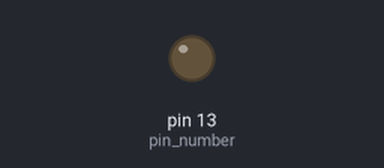
Bench run of a sketch on a simulated Arduino Uno, built with avr-gcc and run on an emulated ATmega328P. Shown: output pins drawn as LEDs (lit = HIGH).

Above: at 0.5 s.
At 15.95 s:
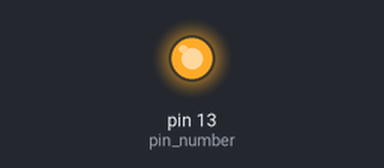
Timing chart, 0 to 16.8 s (numbered marks = the images above):
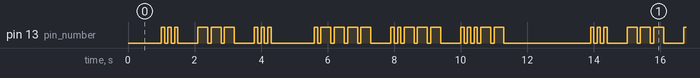

Measured:
- by itself, pin 13 (pin_number): moves between LOW and HIGH, repeating every 12.9 s
- by itself, everything shown: repeats every 12.9 s, in 48 steps

The sketch:

BareMinimum.ino
```cpp
// initialize variables
int dot = 100;
int dash = dot * 3;
int blink_space = dot;
int character_space = dot * 5;
int word_space = dot * 7;
int pin_number = 13;

// an array of letters in morse code
char* letters[] = {
  ".-", "-...", "-.-.", "-..",  // A-D
  ".", "..-.", "--.", "....",   // E-H
  "..", ".---", "-.-", ".-..",  // I-L
  "--", "-.", "---", ".--.",    // M-P
  "--.-", ".-.", "...", "-",    // Q-T
  "..-", "...-", ".--", "-..-", // U-X
  "-.--", "--.."                // Y-Z
};

// an array of numbers in morse code
char* numbers[] = {
  ".----", "..---", "...--", "....-"  // 1-4
  ".....", "-....", "--...", "---.."  // 5-8
  "----.", "-----"                    // 9-0
};

// morse dot function
void morse_dot() {
  // turn pin on
  digitalWrite(pin_number, HIGH);

  // wait for 0.05 seconds
  delay(dot);

  // turn pin off
  digitalWrite(pin_number, LOW);
}

// morse dash function
void morse_dash() {
  // turn pin on
  digitalWrite(pin_number, HIGH);

  // wait for 0.15 seconds
  delay(dash);

  // turn pin off
  digitalWrite(pin_number, LOW);
}

// function that blinks character in morse code
void blink_morse(String character) {
  // go through the character
  for (int i = 0; i < character.length(); i++) {
    // if the current element is a dot
    if (character[i] == '.') {
      morse_dot();
    }

    // if the current element is a dash
    else if (character[i] == '-') {
      morse_dash();
    }

    // pause between dots and dashes
    delay(blink_space);
  }
}

// function that converts string to morse code
void text_to_morse(String text) {
  // convert all characters in string to upper case
  text.toUpperCase();

  // go through each character in the string
  for (int i = 0; i < text.length(); i++) {
    // get the character at current index
    char character = text[i];

    // if the character is a space
    if (character == ' ') {
      // pause between words
      delay(word_space);
    }

    // if the character is not a space
    else if (character != ' ') {
      // if the character is a letter
      if (isAlpha(character)) {
        // blink the letter
        blink_morse(letters[character - 'A']);
      }

      // if the character is a number
      if (isDigit(character)) {
        // blink the number
        blink_morse(numbers[character - '1']);
      }

      // pause between characters
      delay(character_space);
    }
  }
}

void setup() {
  // put your setup code here, to run once:

  // set pin 13 as an output signal
  pinMode(13, OUTPUT);
}

void loop() {
  // put your main code here, to run repeatedly:

  // wait for 1 second at the start of program
  delay(1000);

  // create string and translate it to morse code
  String message = "SOS 123";
  text_to_morse(message);

  // wait for 1 second after program reached the end
  delay(1000);
}
```
